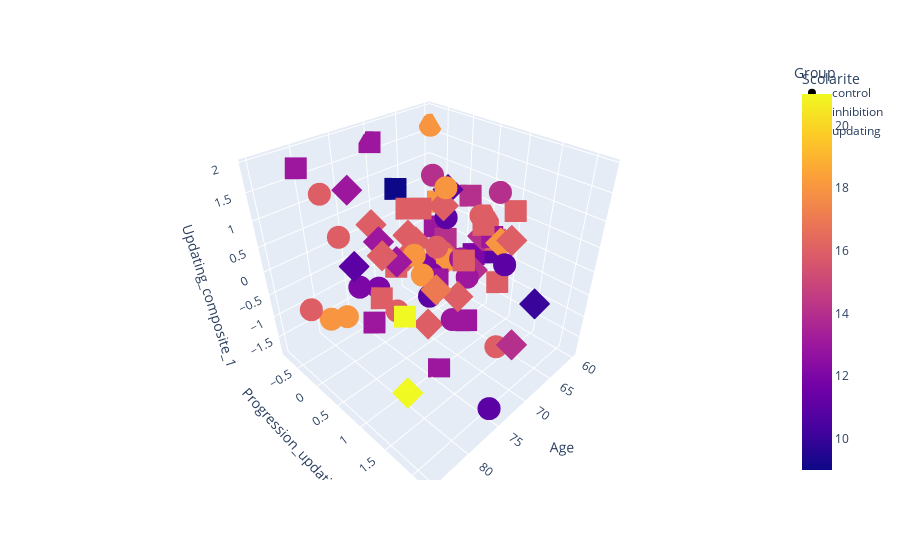

Write notebook code for a chart like this one.
### Code cell
data_plot = data.loc[data['Group'].isin(['updating','inhibition','control'])]
fig = px.scatter_3d(data_plot, x="Age", y="Progression_updating_Z", z='Updating_composite_1', color='Scolarite',symbol="Group")
fig.show()

### Figure 1 — Plotly figure (JSON) as saved in the notebook; plotly's stock layout.template omitted (floating-point values rounded to 4 significant figures)
{"data": [{"hovertemplate": "Group=control<br>Age=%{x}<br>Progression_updating_Z=%{y}<br>Updating_composite_1=%{z}<br>Scolarite=%{marker.color}<extra></extra>", "legendgroup": "control", "marker": {"color": [11, 16, 16, 12, 18, 18, 13, 11, 11, 16, 16, 12, 18, 18, 18, 18, 13, 13, 16, 16, 12, 12, 18, 14, 14, 16, 11], "coloraxis": "coloraxis", "symbol": "circle"}, "mode": "markers", "name": "control", "scene": "scene", "showlegend": true, "type": "scatter3d", "x": [67, 77, 66, 79, 80, 69, 69, 76, 67, 75, 78, 71, 82, 68, 73, 60, 69, 71, 72, 67, 66, 73, 72, 64, 65, 85, 72], "y": [1.446, -0.6091, 0.8961, 0.1337, -0.07442, 0.5696, 1.01, 2.189, 0.3615, 0.322, -0.7602, 0.5696, -0.1139, 0.5149, 0.6091, -0.7974, 0.8764, 0.9728, 0.7602, 1.444, -0.1731, -0.3812, 0.3243, 1.008, -0.1511, 0.03721, 0.6288], "z": [0.2173, 0.2918, 0.8218, -0.1662, -0.8891, 1.359, -0.1662, -1.476, 0.5766, -0.9066, 1.131, -0.2406, -0.795, -0.1662, -0.06972, 1.641, 0.1384, -0.9833, 0.5196, -1.667, -0.8496, -1.021, 0.1012, 1.203, 1.091, -0.2034, -0.6021]}, {"hovertemplate": "Group=inhibition<br>Age=%{x}<br>Progression_updating_Z=%{y}<br>Updating_composite_1=%{z}<br>Scolarite=%{marker.color}<extra></extra>", "legendgroup": "inhibition", "marker": {"color": [11, 16, 10, 16, 16, 13, 16, 16, 11, 17, 13, 13, 18, 16, 14, 16, 16, 14, 16, 13, 21, 14, 16], "coloraxis": "coloraxis", "symbol": "diamond"}, "mode": "markers", "name": "inhibition", "scene": "scene", "showlegend": true, "type": "scatter3d", "x": [81, 73, 65, 67, 69, 75, 69, 64, 64, 73, 70, 75, 65, 76, 70, 71, 72, 64, 69, 74, 81, 64, 73], "y": [0.401, -0.4534, 1.847, 0.4184, -0.01975, 0, -0.1906, 1.275, 0.05696, 0.8787, -0.344, -0.6265, 1.181, 0.2104, 1.943, 1.065, 0.1883, 0.7602, 0.5346, 0.2255, 1.312, 0.6091, 0.723], "z": [0.5766, 0.3859, -0.5079, -0.2406, -0.01276, 0.4034, 0.0442, 0.4034, 0.8439, -0.2057, -0.5823, 1.109, 0.3662, 0.3092, -0.8891, -0.3917, 0.006985, 0.2151, 1.015, 0.04648, -1.382, -0.6416, -1.097]}, {"hovertemplate": "Group=updating<br>Age=%{x}<br>Progression_updating_Z=%{y}<br>Updating_composite_1=%{z}<br>Scolarite=%{marker.color}<extra></extra>", "legendgroup": "updating", "marker": {"color": [13, 13, 21, 16, 13, 9, 16, 11, 13, 16, 13, 16, 14, 18, 13, 16, 16, 14, 13, 12, 16, 16, 14, 13, 16, 16], "coloraxis": "coloraxis", "symbol": "square"}, "mode": "markers", "name": "updating", "scene": "scene", "showlegend": true, "type": "scatter3d", "x": [82, 70, 77, 67, 64, 69, 76, 60, 68, 70, 74, 71, 61, 63, 66, 61, 72, 64, 77, 63, 65, 69, 66, 71, 60, 62], "y": [-0.4184, -0.8171, 0.7625, 1.354, 0.9333, -0.4382, 0.1337, 0.5149, 0.9333, 0.2104, 1.067, 0.05696, 0.1906, -0.265, 0.01975, 0.7207, -0.0767, 0.1929, 0.07442, 0.5149, 0.8544, 0.9333, 0.2476, 0.666, 0.4557, 1.119], "z": [1.926, 1.701, -0.5277, -0.2057, 0.2895, 0.9008, -0.659, -0.5649, -1.308, 0.8613, -1.84, 0.8439, 0.6138, 0.3859, 0.1581, -0.08718, -0.394, -0.6416, -1.191, -0.394, 0.5591, 0.1406, 0.006985, -0.2801, 0.2546, 0.7869]}], "layout": {"coloraxis": {"colorbar": {"title": {"text": "Scolarite"}}, "colorscale": [[0, "#0d0887"], [0.1111, "#46039f"], [0.2222, "#7201a8"], [0.3333, "#9c179e"], [0.4444, "#bd3786"], [0.5556, "#d8576b"], [0.6667, "#ed7953"], [0.7778, "#fb9f3a"], [0.8889, "#fdca26"], [1, "#f0f921"]]}, "legend": {"title": {"text": "Group"}, "tracegroupgap": 0}, "margin": {"t": 60}, "scene": {"domain": {"x": [0, 1], "y": [0, 1]}, "xaxis": {"title": {"text": "Age"}}, "yaxis": {"title": {"text": "Progression_updating_Z"}}, "zaxis": {"title": {"text": "Updating_composite_1"}}}}}
